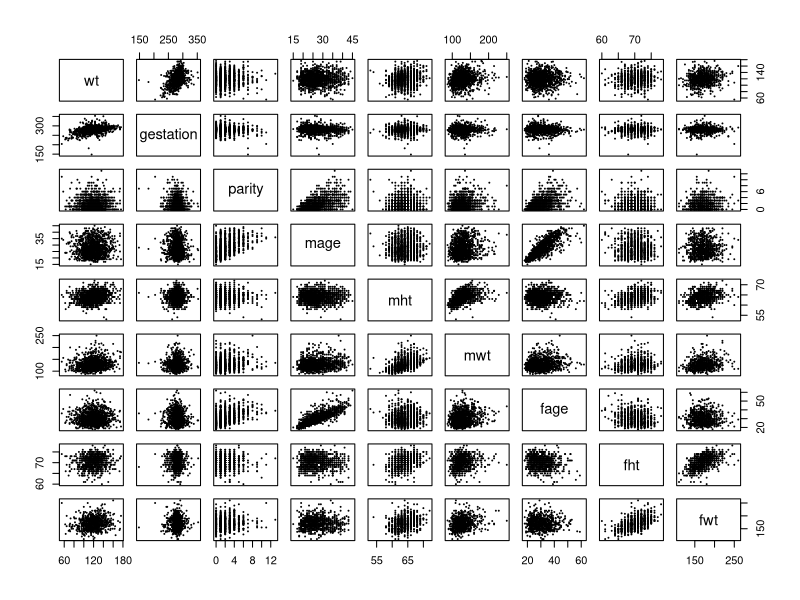
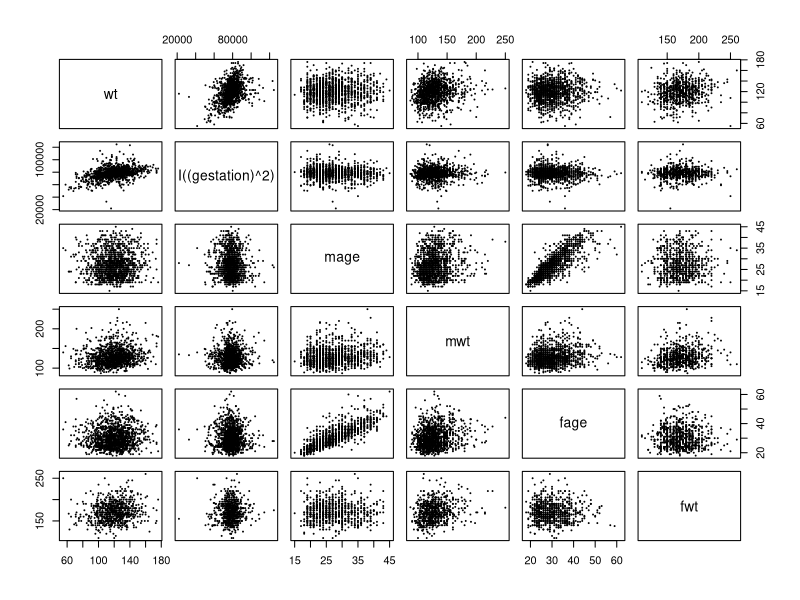
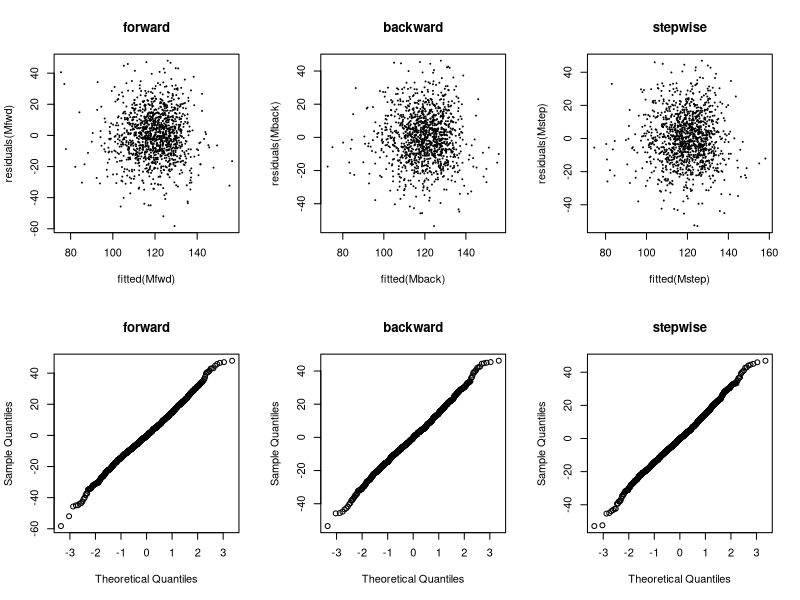
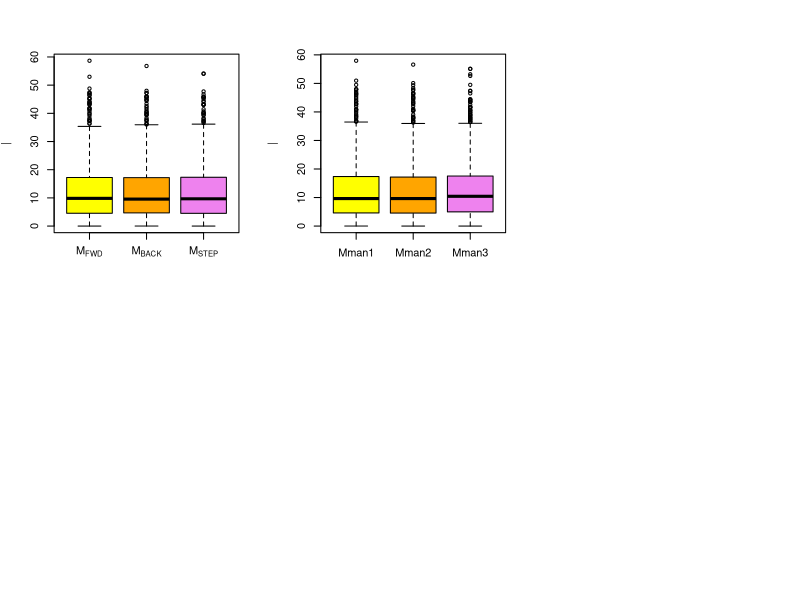
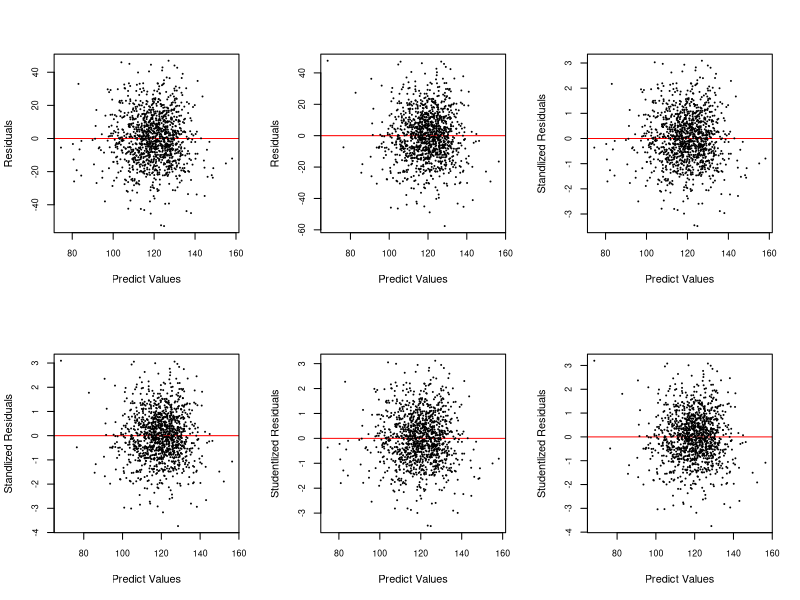
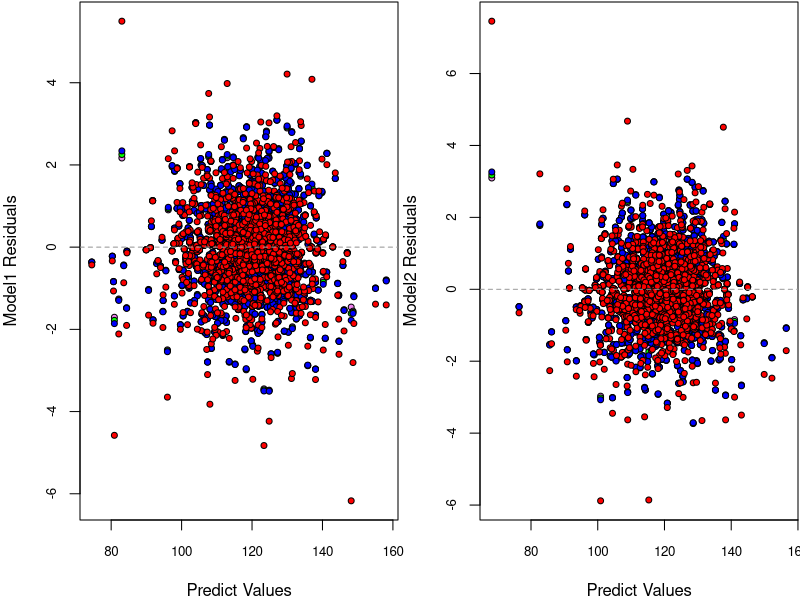
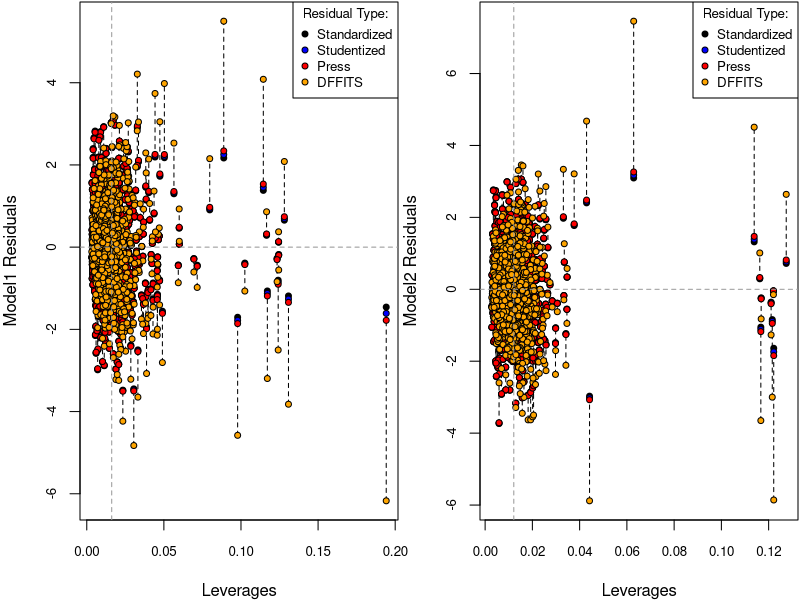
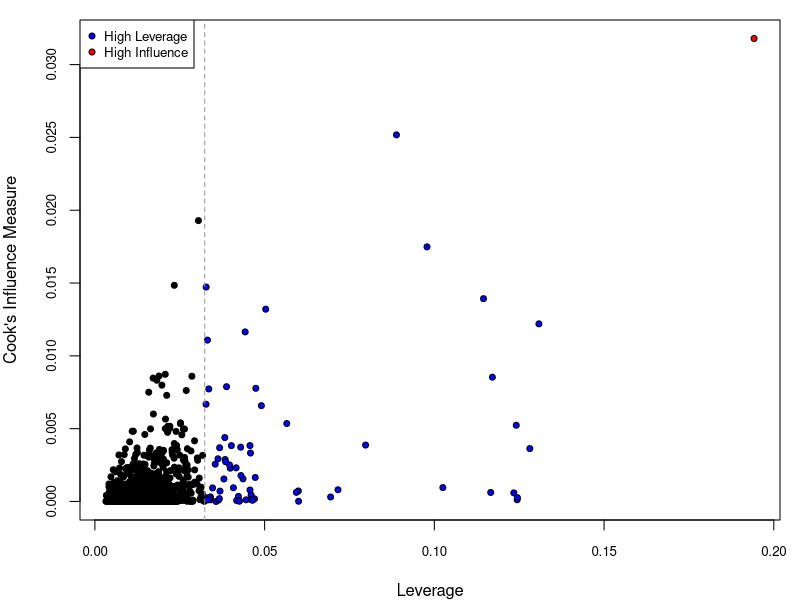

Write the R code that produced these figures, in order.
## ---- chunk 1
library(mice)
## ---- chunk 2
chds_births <- read.csv(file = "chds_births.csv")
summary(chds_births)
## ---- chunk 3
chds_births$marital[!chds_births$marital %in% c(1:5)] = NA
chds_births$meth[chds_births$meth %in% c(0,1,2,3,4,5)] = 0
chds_births$meth[chds_births$meth %in% c(6)] = 1
chds_births$meth[chds_births$meth %in% c(7)] = 2
chds_births$meth[chds_births$meth %in% c(8)] = 3
chds_births$meth[chds_births$meth %in% c(9)] = 4
chds_births$meth[chds_births$meth %in% c(10)] = 5
chds_births$feth[chds_births$feth %in% c(0,1,2,3,4,5)] = 0
chds_births$feth[chds_births$feth %in% c(6)] = 1
chds_births$feth[chds_births$feth %in% c(7)] = 2
chds_births$feth[chds_births$feth %in% c(8)] = 3
chds_births$feth[chds_births$feth %in% c(9)] = 4
chds_births$feth[chds_births$feth %in% c(10)] = 5
chds_births$meth <- as.factor(chds_births$meth)
chds_births$med <- as.factor(chds_births$med)
chds_births$feth <- as.factor(chds_births$feth)
chds_births$fed <- as.factor(chds_births$fed)
chds_births$marital <- as.factor(chds_births$marital)
chds_births$smoke <- as.factor(chds_births$smoke)
chds_births$time <- as.factor(chds_births$time)
chds_births$number <- as.factor(chds_births$number)
## ---- chunk 4
births_mice <- mice(chds_births, method = "sample", seed = 1)
births_clean <- complete(births_mice)
## ---- chunk 5
anyNA(births_clean)
## ---- chunk 6
                                                          # since we operate by levels of the factor, for 
                                                          # factor '0' it will be position '1' in levels
levels(births_clean$meth)
levels(births_clean$meth)[1] <- "Caucasian"
levels(births_clean$meth)[3] <- "African-American"
levels(births_clean$meth)[c(2,4,5,6)]<- "others"

levels(births_clean$med)[2] <- "middle-school"
levels(births_clean$med)[3] <- "high-school"
levels(births_clean$med)[5] <- "high-school + some college"
levels(births_clean$med)[6] <- "college graduate"
levels(births_clean$med)[c(1,4,7,8)]<- "others"


levels(births_clean$feth)
levels(births_clean$feth)[1] <- "Caucasian"
levels(births_clean$feth)[3] <- "African-American"
levels(births_clean$feth)[c(2,4,5,6)]<- "others"

levels(births_clean$fed)[2] <- "middle-school"
levels(births_clean$fed)[3] <- "high-school"
levels(births_clean$fed)[5] <- "high-school + some college"
levels(births_clean$fed)[6] <- "college graduate"
levels(births_clean$fed)[c(1,4,7,8)]<- "others"


levels(births_clean$marital)[1] <- "married"
levels(births_clean$marital)[c(2,3,4,5)] <- "others"

births_clean$smoke = NULL

levels(births_clean$time)[1] <- "never smoked"
levels(births_clean$time)[2] <- "still smokes"
levels(births_clean$time)[c(3,4,5,6,7,8,9,10)] <- "others"


levels(births_clean$number)[1] <- "never smoked"
levels(births_clean$number)[2] <- "1-4"
levels(births_clean$number)[3] <- "5-9"
levels(births_clean$number)[6] <- "20-29"
levels(births_clean$number)[c(4,5,7,8,9,10)] <- "others"

summary(births_clean)
## ---- chunk 7
pairs(~wt + gestation + parity + mage + mht + mwt + fage + fht + fwt,cex = .05,  data = chds_births)
## ---- chunk 8
pairs(~wt + I((gestation)^2) + mage + mwt + fage + fwt,cex = .05,  data = chds_births)
## ---- chunk 9
M0 <- lm(wt ~ 1, data = births_clean)
Mmax <- lm(wt ~ (.)^2 , data = births_clean)
Mstart <- lm(wt ~ ., data = births_clean)
beta.max <- coef(Mmax)
names(beta.max)[is.na(beta.max)]
anyNA(coef(Mmax))
## ---- chunk 10
Mmax <- lm(wt ~ (. -marital -fed -feth -number -time - meth -med)^2 
           +marital + fed +feth +number +time + meth +med , data = births_clean)
Mstart <- lm(wt ~ ., data = births_clean)
anyNA(coef(Mmax))
## ---- chunk 11
invisible(Mfwd <- step(object = M0,
               scope = list(lower = M0, upper = Mmax),
               direction = "forward", trace = FALSE))
## ---- chunk 12
Mback <- step(object = Mmax, 
              scope = list(lower = M0, upper = Mmax),
              direction = "backward", trace = FALSE)
## ---- chunk 13
Mstep <- step(object = Mstart,
              scope = list(lower = M0, upper = Mmax),
              direction = "both", trace = FALSE)
## ---- chunk 14
c(fwd = length(coef(Mfwd)), back = length(coef(Mback)), step = length(coef(Mstep)))
Mfwd$call
Mback$call
Mstep$call
## ---- chunk 15
par(mfrow=c(2,3))
plot(fitted(Mfwd), residuals(Mfwd), main="forward", cex = .2)
plot(fitted(Mback), residuals(Mback), main="backward", cex = .2)
plot(fitted(Mstep), residuals(Mstep), main="stepwise", cex =.2)
qqnorm(residuals(Mfwd), main="forward")
qqnorm(residuals(Mback), main="backward")
qqnorm(residuals(Mstep), main="stepwise")
## ---- chunk 16
M1 <- Mfwd
M2 <- Mback
M3 <- Mstep
Mnames <- expression(M[FWD], M[BACK], M[STEP])

# press for 3 automated models
press1 <- resid(M1)/(1-hatvalues(M1))
press2 <- resid(M2)/(1-hatvalues(M2))
press3 <- resid(M3)/(1-hatvalues(M3))
PRESS = c(sum(press1^2), sum(press2^2), sum(press3^2))

# R^2 for 3 automated models
r_square1 <- summary(Mfwd)$r.squared
r_square2 <- summary(Mback)$r.squared
r_square3 <- summary(Mstep)$r.squared
R_Squared <- c(r_square1,r_square2,r_square3)

# AIC for 3 automated models
AIC1 <- AIC(M1)
AIC2 <- AIC(M2)
AIC3 <- AIC(M3)
AIC = c(AIC1,AIC2,AIC3)

# display results
disp <- rbind(AIC,PRESS,R_Squared)
colnames(disp) <- Mnames
disp

#plot PRESS statistics
boxplot(x = list(abs(press1),abs(press2),abs(press3)), names = Mnames,
        ylab = expression("|", PRESS[i], "|"),col = c("yellow","orange","violet"))
              
              
## ---- chunk 17
Mman1 <- lm(formula = wt ~ gestation + time + mht + meth + parity + number + 
    fwt + mwt + fht,  data = births_clean)
Mman2 <- lm(formula = wt ~ gestation + parity + meth + mage + mht + mwt + 
    fht + fwt + income + time + number,  data = births_clean)
Mman3 <- lm(formula = wt ~ gestation + mage + fage  + time + number + meth + feth, 
            data = births_clean)
Mnames <- expression(Mman1, Mman2, Mman3)

# press for 3 automated models
press1 <- resid(Mman1)/(1-hatvalues(Mman1))
press2 <- resid(Mman2)/(1-hatvalues(Mman2))
press3 <- resid(Mman3)/(1-hatvalues(Mman3))
PRESS = c(sum(press1^2), sum(press2^2), sum(press3^2))

# R^2 for 3 automated models
r_square1 <- summary(Mman1)$r.squared
r_square2 <- summary(Mman2)$r.squared
r_square3 <- summary(Mman3)$r.squared
R_Squared <- c(r_square1,r_square2,r_square3)

# AIC for 3 automated models
AIC1 <- AIC(Mman1)
AIC2 <- AIC(Mman2)
AIC3 <- AIC(Mman3)
AIC = c(AIC1,AIC2,AIC3)

# display results
disp <- rbind(AIC,PRESS,R_Squared)
colnames(disp) <- Mnames
disp

#plot PRESS statistics
boxplot(x = list(abs(press1),abs(press2),abs(press3)), names = Mnames,
        ylab = expression("|", PRESS[i], "|"),col = c("yellow","orange","violet"))
## ---- chunk 18
Model1 <- Mstep
Model2 <- Mman1

h1 <- hatvalues(Model1)
h2 <- hatvalues(Model2)

y1.hat <- predict(Model1)
y2.hat <- predict(Model2)
## ---- chunk 19
Re1 <- residuals(Model1)
Re2 <- residuals(Model2)

StanRe1 <- Re1/sigma(Model1)
StanRe2 <- Re2/sigma(Model2)

StudRe1 <- StanRe1 / sqrt(1-hatvalues(Model1))
StudRe2 <- StanRe2 / sqrt(1-hatvalues(Model2))


par(mfrow=c(2,3))
## Residual plots
plot(predict(Model1), Re1, xlab = "Predict Values", ylab = "Residuals", cex.axis = .8, cex = .2,
     abline(h = mean(Re1), col = "red"))
plot(predict(Model2), Re2, xlab = "Predict Values", ylab = "Residuals", cex.axis = .8, cex = .2,
     abline(h = mean(Re2), col = "red"))

## Standlized residual plots
plot(predict(Model1), StanRe1, xlab = "Predict Values", ylab = "Standlized Residuals", cex.axis = .8,
     cex = .2, abline(h = mean(StanRe1), col = "red"))
plot(predict(Model2), StanRe2, xlab = "Predict Values", ylab = "Standlized Residuals", cex.axis = .8,
     cex = .2, abline(h = mean(StanRe2), col = "red"))

## Studentlized residuals plots
plot(predict(Model1), StudRe1, xlab = "Predict Values", ylab = "Studentlized Residuals", cex.axis = .8,
     cex = .2, abline(h = mean(StudRe1), col = "red"))
plot(predict(Model2), StudRe2, xlab = "Predict Values", ylab = "Studentlized Residuals", cex.axis = .8,
     cex = .2, abline(h = mean(StudRe2), col = "red"))
## ---- chunk 20
press_model1 <- Re1/(1 - hatvalues(Model1))
press_model2 <- Re2/(1 - hatvalues(Model2))
## ---- chunk 21
dfts1 <- dffits(Model1)
dfts2 <- dffits(Model2)
## ---- chunk 22
# standlize each of these
p1 <- length(coef(Model1))
n1 <- nobs(Model1)
hbar1 <- p1/n1
StudRe1.stan <- StudRe1 * sqrt(1-hbar1)
press_model1.stan <- press_model1*(1-hbar1)/sigma(Model1)
dfts1.stan <- dfts1*(1-hbar1)/sqrt(hbar1)


# plots all 
par(mfrow = c(1,2), mar = c(4,4,.1,.1))
plot(predict(Model1), rep(0, length(predict(Model1))),
     type = "n",
     ylim = range(StanRe1,StudRe1.stan,dfts1.stan,press_model1.stan),
     xlab = "Predict Values", 
     ylab = "Model1 Residuals", 
     cex.axis = .8)
segments(x0 = h1,
        y0 = pmin(StanRe1, StudRe1.stan, press_model1.stan, dfts1.stan),
        y1 = pmax(StanRe1, StudRe1.stan, press_model1.stan, dfts1.stan),
        lty = 2)
points(predict(Model1), StanRe1, pch = 21, bg = "violet", cex = .8)
points(predict(Model1), StudRe1.stan, pch = 21, bg = "green", cex = .8)
points(predict(Model1), press_model1.stan, pch = 21, bg = "blue", cex = .8)
points(predict(Model1), dfts1.stan, pch = 21, bg = "red", cex = .8)
abline(h = 0, col = "grey60", lty =2) #horizontal line

## model2
# standlize each of these
p2 <- length(coef(Model2))
n2 <- nobs(Model2)
hbar2 <- p2/n2
StudRe2.stan <- StudRe2 * sqrt(1-hbar2)
press_model2.stan <- press_model2*(1-hbar2)/sigma(Model2)
dfts2.stan <- dfts2*(1-hbar2)/sqrt(hbar2)

# plots all 
plot(predict(Model2), rep(0, length(predict(Model2))),
     type = "n",
     ylim = range(StanRe2,StudRe2.stan,dfts2.stan,press_model2.stan),
     xlab = "Predict Values", 
     ylab = "Model2 Residuals", 
     cex.axis = .8)
segments(x0 = h2,
        y0 = pmin(StanRe2, StudRe2.stan, press_model2.stan, dfts2.stan),
        y1 = pmax(StanRe2, StudRe2.stan, press_model2.stan, dfts2.stan),
        lty = 2)
points(predict(Model2), StanRe2, pch = 21, bg = "violet", cex = .8)
points(predict(Model2), StudRe2.stan, pch = 21, bg = "green", cex = .8)
points(predict(Model2), press_model2.stan, pch = 21, bg = "blue", cex = .8)
points(predict(Model2), dfts2.stan, pch = 21, bg = "red", cex = .8)
abline(h = 0, col = "grey60", lty =2) #horizontal line



# plots Residuals vs Leverages
# model1
plot(h1, rep(0, length(y1.hat)), type = "n", cex.axis = .8, 
     ylim = range(StanRe1, StudRe1.stan, press_model1.stan, dfts1.stan),
     xlab = "Leverages", ylab = "Model1 Residuals")
segments(x0 = h1,
        y0 = pmin(StanRe1, StudRe1.stan, press_model1.stan, dfts1.stan),
        y1 = pmax(StanRe1, StudRe1.stan, press_model1.stan, dfts1.stan),
        lty = 2)
points(h1, StanRe1, pch = 21, bg = "black", cex =.8)
points(h1, StudRe1.stan, pch = 21, bg = "blue", cex =.8)
points(h1,press_model1.stan, pch = 21, bg = "red", cex = .8)
points(h1,dfts1.stan, pch = 21, bg = "orange", cex = .8)
abline(v = hbar1, col = "grey60", lty = 2)
abline(h = 0, col = "grey60", lty =2) #horizontal line
legend("topright",legend = c("Standardized", "Studentized","Press","DFFITS"), pch = 21, pt.bg = c("black", "blue", "red", "orange"), title = "Residual Type:", cex = .8, pt.cex =.8)

# model2
plot(h2, rep(0, length(y2.hat)), type = "n", cex.axis = .8, 
     ylim = range(StanRe2, StudRe2.stan, press_model2.stan, dfts2.stan),
     xlab = "Leverages", ylab = "Model2 Residuals")
segments(x0 = h2,
        y0 = pmin(StanRe2, StudRe2.stan, press_model2.stan, dfts2.stan),
        y1 = pmax(StanRe2, StudRe2.stan, press_model2.stan, dfts2.stan),
        lty = 2)
points(h2, StanRe2, pch = 21, bg = "black", cex =.8)
points(h2, StudRe2.stan, pch = 21, bg = "blue", cex =.8)
points(h2,press_model2.stan, pch = 21, bg = "red", cex = .8)
points(h2,dfts2.stan, pch = 21, bg = "orange", cex = .8)
abline(v = hbar2, col = "grey60", lty = 2)
abline(h = 0, col = "grey60", lty =2) #horizontal line
legend("topright",legend = c("Standardized", "Studentized","Press","DFFITS"), pch = 21, pt.bg = c("black", "blue", "red", "orange"), title = "Residual Type:", cex = .8, pt.cex =.8)   
## ---- chunk 23
# compute leverage

h1 <- hatvalues(Model1)
h2 <- hatvalues(Model2)

D1 <- cooks.distance(Model1)
D2 <- cooks.distance(Model2)

infl1.ind <- which.max(D1)
infl2.ind <- which.max(D2)

lev1.ind <- h1 > 2*hbar1
lev2.ind <- h2 > 2*hbar2

clrs <- rep("black", len = nobs(Model1))
clrs[lev1.ind] <- "blue"
clrs[infl1.ind] <-"red"
par(mfrow = c(1,1), mar = c(4,4,1,1))
cex <- .8
plot(h1,D1,xlab = "Leverage", ylab = "Cook's Influence Measure", pch = 21, bg = clrs, cex = cex, cex.axis = cex)
abline(v = 2*hbar1, col = "grey60", lty = 2)
legend("topleft", legend = c("High Leverage", "High Influence"), pch = 21, pt.bg = c("blue", "red"),cex = cex, pt.cex = cex)

clrs <- rep("black", len = nobs(Model1))
clrs[lev2.ind] <- "blue"
clrs[infl2.ind] <-"red"
par(mfrow = c(1,1), mar = c(4,4,1,1))
cex <- .8
plot(h2,D2,xlab = "Leverage", ylab = "Cook's Influence Measure", pch = 21, bg = clrs, cex = cex, cex.axis = cex)
abline(v = 2*hbar2, col = "grey60", lty = 2)
legend("topleft", legend = c("High Leverage", "High Influence"), pch = 21, pt.bg = c("blue", "red"),cex = cex, pt.cex = cex)

## ---- chunk 24
M1 <- Model1
M2 <- Model2
Mnames_new <- expression(M[Candidate1],M[Candidate2])
# Cross-validation setup
nreps <- 2e3 # number of replications
ntot <- nrow(births_clean) # total number of observations
ntrain <- floor(0.7 * ntot) # size of training set
ntest <- ntot-ntrain # size of test set
mspe1 <- rep(NA, nreps) # sum-of-square errors for each CV replication
mspe2 <- rep(NA, nreps)
logLambda <- rep(NA, nreps) # log-likelihod ratio statistic for each replication
for(ii in 1:nreps) {
  # randomly select training observations
  train.ind <- sample(ntot, ntrain) # training observations
  # refit the models on the subset of training data; ?update for details!
  M1.cv <- update(M1, subset = train.ind)
  M2.cv <- update(M2, subset = train.ind)
  # out-of-sample residuals for both models
  # that is, testing data - predictions with training parameters
  M1.res <- births_clean$wt[-train.ind] -
            predict(M1.cv, newdata = births_clean[-train.ind,])
  M2.res <- births_clean$wt[-train.ind] -
            predict(M2.cv, newdata = births_clean[-train.ind,])
  # mean-square prediction errors
  mspe1[ii] <- mean(M1.res^2)
  mspe2[ii] <- mean(M2.res^2)
  # out-of-sample likelihood ratio
  M1.sigma <- sqrt(sum(resid(M1.cv)^2)/ntrain) # MLE of sigma
  M2.sigma <- sqrt(sum(resid(M2.cv)^2)/ntrain)
  # since res = y - pred, dnorm(y, pred, sd) = dnorm(res, 0, sd)
  logLambda[ii] <- sum(dnorm(M1.res, mean = 0, sd = M1.sigma, log = TRUE))
  logLambda[ii] <- logLambda[ii] -
                   sum(dnorm(M2.res, mean = 0, sd = M2.sigma, log = TRUE))
}
# plot rMSPE and out-of-sample log
par(mfrow = c(1,2))
par(mar = c(4.5, 4.5, .1, .1))
boxplot(x = list(sqrt(mspe1), sqrt(mspe2)), 
        names = Mnames_new, cex = .7,
        ylab = expression(sqrt(MSPE)), col = c("yellow", "orange"))
hist(logLambda, breaks = 50, freq = FALSE,
     xlab = expression(Lambda^{test}),
     main = "", cex = .7)
abline(v = mean(logLambda), col = "red") # average value
## ---- chunk 25
summary(M1)
## ---- chunk 26
plot(births_clean$wt,residuals(M1))
